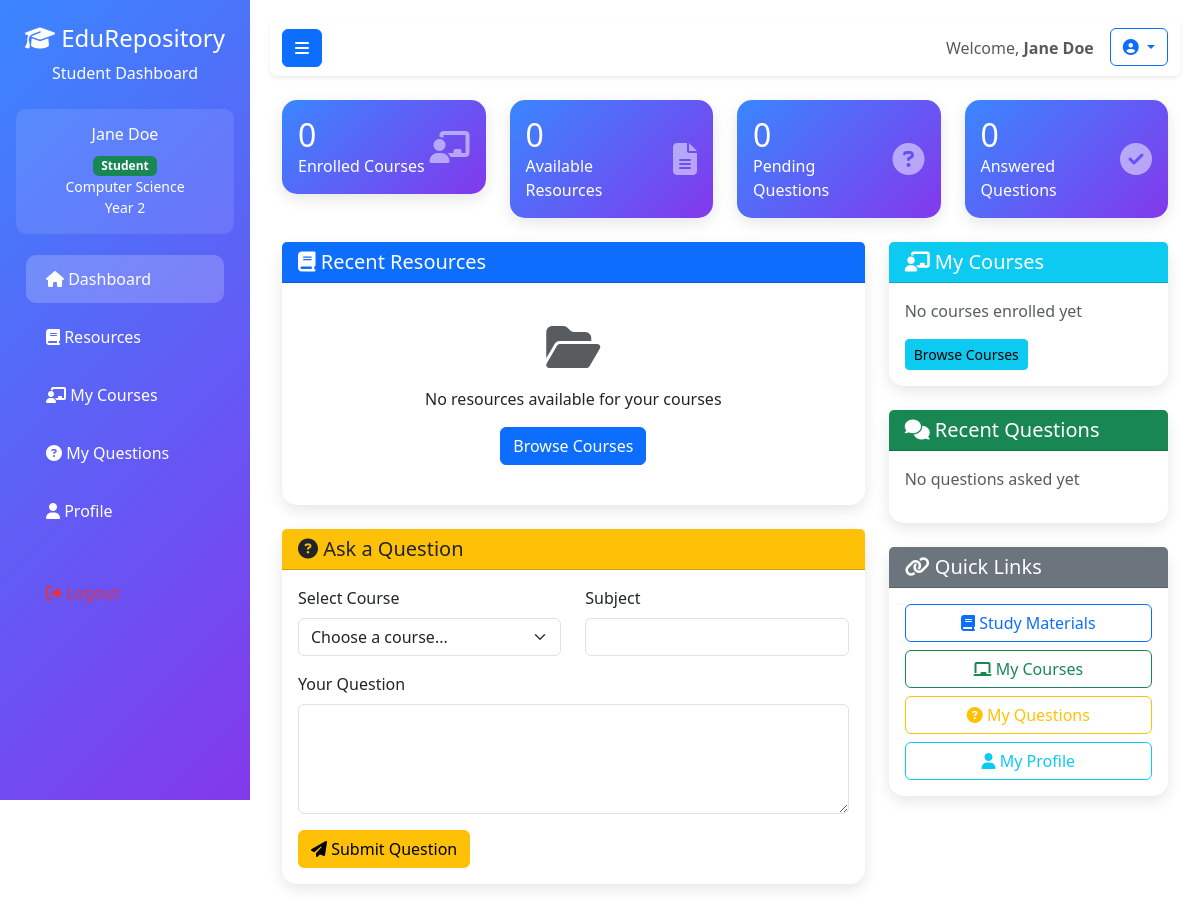
The app's page /student/dashboard.php (signed in) with its own data.
### tables this page shows
CREATE TABLE `users` (
  `id` int(11) NOT NULL,
  `username` varchar(50) NOT NULL,
  `password` varchar(255) NOT NULL,
  `email` varchar(100) NOT NULL,
  `full_name` varchar(100) NOT NULL,
  `role` enum('student','lecturer','admin') NOT NULL,
  `department` varchar(100) DEFAULT NULL,
  `course` varchar(100) DEFAULT NULL,
  `year_of_study` int(11) DEFAULT NULL,
  `identification_number` varchar(50) DEFAULT NULL,
  `created_at` timestamp NOT NULL DEFAULT current_timestamp(),
  `status` enum('active','inactive') DEFAULT 'active'
);

### student/dashboard.php (the view, shortened to what this page needs)
<?php
require_once '../db.php';
$student_id = $_SESSION['user_id'];
$stmt = $pdo->prepare("SELECT * FROM users WHERE id = ?");
$stmt->execute([$student_id]);
$student = $stmt->fetch();
$stmt = $pdo->prepare("SELECT c.* FROM courses c
                       JOIN enrollments e ON c.id = e.course_id
                       WHERE e.student_id = ?");
$stmt->execute([$student_id]);
$enrolled_courses = $stmt->fetchAll();
$resources = [];
$stmt = $pdo->prepare("SELECT q.*, c.course_code, c.course_name, u.full_name as lecturer_name
                      FROM questions q
                      JOIN courses c ON q.course_id = c.id
                      JOIN users u ON q.lecturer_id = u.id
                      WHERE q.student_id = ?
                      ORDER BY q.asked_at DESC");
$stmt->execute([$student_id]);
$questions = $stmt->fetchAll();
?>
<!DOCTYPE html>
<html lang="en">
<head>
    <link href="https://cdn.jsdelivr.net/npm/bootstrap@5.3.0/dist/css/bootstrap.min.css" rel="stylesheet">
    <link rel="stylesheet" href="https://cdnjs.cloudflare.com/ajax/libs/font-awesome/6.4.0/css/all.min.css">
</head>
<body>
    <div class="sidebar" id="sidebar">
        <div class="sidebar-header p-4 text-center">
            <h4><i class="fas fa-graduation-cap"></i> EduRepository</h4>
            <p class="mb-0">Student Dashboard</p>
        </div>
        <div class="px-3">
            <div class="user-info text-center p-3 mb-3" style="background: rgba(255,255,255,0.1); border-radius: 10px;">
                <h6><?php echo $student['full_name']; ?></h6>
                <span class="badge bg-success">Student</span>
                <p class="mb-0 small"><?php echo $student['department']; ?></p>
                <p class="mb-0 small">Year <?php echo $student['year_of_study']; ?></p>
            </div>
            <ul class="nav flex-column">
                <li class="nav-item">
                    <a class="nav-link active" href="dashboard.php">
                        <i class="fas fa-home"></i> Dashboard
                    </a>
                </li>
                <li class="nav-item">
                    <a class="nav-link" href="resources.php">
                        <i class="fas fa-book"></i> Resources
                    </a>
                </li>
                <li class="nav-item">
                    <a class="nav-link" href="courses.php">
                        <i class="fas fa-chalkboard-teacher"></i> My Courses
                    </a>
                </li>
                <li class="nav-item">
                    <a class="nav-link" href="questions.php">
                        <i class="fas fa-question-circle"></i> My Questions
                    </a>
                </li>
                <li class="nav-item">
                    <a class="nav-link" href="profile.php">
                        <i class="fas fa-user"></i> Profile
                    </a>
                </li>
                <li class="nav-item mt-4">
                    <a class="nav-link text-danger" href="../logout.php">
                        <i class="fas fa-sign-out-alt"></i> Logout
                    </a>
                </li>
            </ul>
        </div>
    </div>
    <div class="main-content" id="mainContent">
        <nav class="navbar navbar-expand-lg navbar-light bg-white shadow-sm rounded mb-4">
            <div class="container-fluid">
                <button class="btn btn-primary" id="sidebarToggle">
                    <i class="fas fa-bars"></i>
                </button>
                <div class="navbar-nav ms-auto">
                    <span class="navbar-text me-3">
                        Welcome, <strong><?php echo $student['full_name']; ?></strong>
                    </span>
                    <div class="dropdown">
                        <button class="btn btn-outline-primary dropdown-toggle" type="button" data-bs-toggle="dropdown">
                            <i class="fas fa-user-circle"></i>
                        </button>
                    </div>
                </div>
            </div>
        </nav>
        <div class="container-fluid">
            <div class="row mb-4">
                <div class="col-md-3">
                    <div class="card stat-card">
                        <div class="card-body">
                            <div class="d-flex justify-content-between align-items-center">
                                <div>
                                    <h2 class="mb-0"><?php echo count($enrolled_courses); ?></h2>
                                    <p class="mb-0">Enrolled Courses</p>
                                </div>
                                <i class="fas fa-chalkboard-teacher fa-2x opacity-50"></i>
                            </div>
                        </div>
                    </div>
                </div>
                <div class="col-md-3">
                    <div class="card stat-card">
                        <div class="card-body">
                            <div class="d-flex justify-content-between align-items-center">
                                <div>
                                    <h2 class="mb-0"><?php echo count($resources); ?></h2>
                                    <p class="mb-0">Available Resources</p>
                                </div>
                                <i class="fas fa-file-alt fa-2x opacity-50"></i>
                            </div>
                        </div>
                    </div>
                </div>
                <div class="col-md-3">
                    <div class="card stat-card">
                        <div class="card-body">
                            <div class="d-flex justify-content-between align-items-center">
                                <div>
                                    <?php
                                    $pending = array_filter($questions, fn($q) => $q['status'] == 'pending');
                                    ?>
                                    <h2 class="mb-0"><?php echo count($pending); ?></h2>
                                    <p class="mb-0">Pending Questions</p>
                                </div>
                                <i class="fas fa-question-circle fa-2x opacity-50"></i>
                            </div>
                        </div>
                    </div>
                </div>
                <div class="col-md-3">
                    <div class="card stat-card">
                        <div class="card-body">
                            <div class="d-flex justify-content-between align-items-center">
                                <div>
                                    <?php
                                    $answered = array_filter($questions, fn($q) => $q['status'] == 'answered');
                                    ?>
                                    <h2 class="mb-0"><?php echo count($answered); ?></h2>
                                    <p class="mb-0">Answered Questions</p>
                                </div>
                                <i class="fas fa-check-circle fa-2x opacity-50"></i>
                            </div>
                        </div>
                    </div>
                </div>
            </div>
            <div class="row">
                <div class="col-lg-8">
                    <div class="card mb-4">
                        <div class="card-header bg-primary text-white">
                            <h5 class="mb-0"><i class="fas fa-book"></i> Recent Resources</h5>
                        </div>
                        <div class="card-body">
                            <?php if (empty($resources)): ?>
                                <div class="text-center py-4">
                                    <i class="fas fa-folder-open fa-3x text-muted mb-3"></i>
                                    <p>No resources available for your courses</p>
                                    <a href="courses.php" class="btn btn-primary">Browse Courses</a>
                                </div>
                            <?php endif; ?>
                        </div>
                    </div>
                    <div class="card">
                        <div class="card-header bg-warning">
                            <h5 class="mb-0"><i class="fas fa-question-circle"></i> Ask a Question</h5>
                        </div>
                        <div class="card-body">
                            <form method="POST" action="">
                                <div class="row">
                                    <div class="col-md-6 mb-3">
                                        <label class="form-label">Select Course</label>
                                        <select class="form-select" name="course_id" required>
                                            <option value="">Choose a course...</option>
                                        </select>
                                    </div>
                                    <div class="col-md-6 mb-3">
                                        <label class="form-label">Subject</label>
                                        <input type="text" class="form-control" name="subject" required>
                                    </div>
                                </div>
                                <div class="mb-3">
                                    <label class="form-label">Your Question</label>
                                    <textarea class="form-control" name="message" rows="4" required></textarea>
                                </div>
                                <button type="submit" name="ask_question" class="btn btn-warning">
                                    <i class="fas fa-paper-plane"></i> Submit Question
                                </button>
                            </form>
                        </div>
                    </div>
                </div>
                <div class="col-lg-4">
                    <div class="card mb-4">
                        <div class="card-header bg-info text-white">
                            <h5 class="mb-0"><i class="fas fa-chalkboard-teacher"></i> My Courses</h5>
                        </div>
                        <div class="card-body">
                            <?php if (empty($enrolled_courses)): ?>
                                <p class="text-muted">No courses enrolled yet</p>
                                <a href="courses.php" class="btn btn-info btn-sm">Browse Courses</a>
                            <?php endif; ?>
                        </div>
                    </div>
                    <div class="card mb-4">
                        <div class="card-header bg-success text-white">
                            <h5 class="mb-0"><i class="fas fa-comments"></i> Recent Questions</h5>
                        </div>
                        <div class="card-body">
                            <?php if (empty($questions)): ?>
                                <p class="text-muted">No questions asked yet</p>
                            <?php endif; ?>
                        </div>
                    </div>
                    <div class="card">
                        <div class="card-header bg-secondary text-white">
                            <h5 class="mb-0"><i class="fas fa-link"></i> Quick Links</h5>
                        </div>
                        <div class="card-body">
                            <div class="d-grid gap-2">
                                <a href="resources.php" class="btn btn-outline-primary">
                                    <i class="fas fa-book"></i> Study Materials
                                </a>
                                <a href="courses.php" class="btn btn-outline-success">
                                    <i class="fas fa-chalkboard"></i> My Courses
                                </a>
                                <a href="questions.php" class="btn btn-outline-warning">
                                    <i class="fas fa-question-circle"></i> My Questions
                                </a>
                                <a href="profile.php" class="btn btn-outline-info">
                                    <i class="fas fa-user"></i> My Profile
                                </a>
                            </div>
                        </div>
                    </div>
                </div>
            </div>
        </div>
    </div>
</body>
</html>

### student/dashboard.php (style rules this page uses)
.sidebar { background: linear-gradient(135deg, #3a86ff, #8338ec); color: white; height: 100vh; position: fixed; width: 250px; transition: all 0.3s; }
.main-content { margin-left: 250px; padding: 20px; transition: all 0.3s; }
.sidebar .nav-link { color: white; padding: 12px 20px; margin: 5px 10px; border-radius: 10px; }
.sidebar .nav-link:hover, .sidebar .nav-link.active { background: rgba(255, 255, 255, 0.2); }
.card { border: none; border-radius: 15px; box-shadow: 0 5px 15px rgba(0,0,0,0.1); transition: transform 0.3s; }
.stat-card { background: linear-gradient(135deg, #3a86ff, #8338ec); color: white; }

### records on screen
users: full_name "Jane Doe", department "Computer Science", year_of_study "2"

### other values on screen
count($enrolled_courses) "0"
count($resources) "0"
count($pending) "0"
count($answered) "0"
